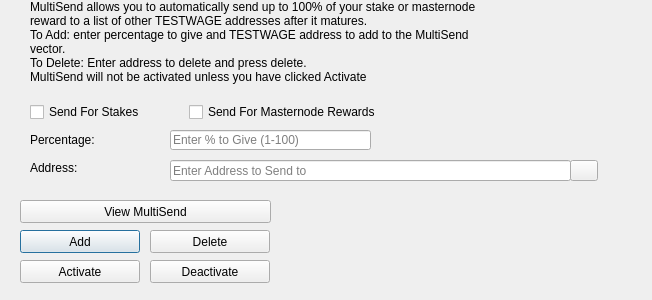
<?xml version="1.0" encoding="UTF-8"?>
<ui version="4.0">
 <class>MultiSendDialog</class>
 <widget class="QDialog" name="MultiSendDialog">
  <property name="windowModality">
   <enum>Qt::NonModal</enum>
  </property>
  <property name="geometry">
   <rect>
    <x>0</x>
    <y>0</y>
    <width>652</width>
    <height>300</height>
   </rect>
  </property>
  <property name="windowTitle">
   <string>MultiSend</string>
  </property>
  <widget class="QLineEdit" name="multiSendPercentEdit">
   <property name="geometry">
    <rect>
     <x>170</x>
     <y>130</y>
     <width>201</width>
     <height>20</height>
    </rect>
   </property>
   <property name="toolTip">
    <string>Enter whole numbers 1 - 100</string>
   </property>
   <property name="placeholderText">
    <string>Enter % to Give (1-100)</string>
   </property>
  </widget>
  <widget class="QLineEdit" name="multiSendAddressEdit">
   <property name="geometry">
    <rect>
     <x>170</x>
     <y>160</y>
     <width>401</width>
     <height>21</height>
    </rect>
   </property>
   <property name="toolTip">
    <string/>
   </property>
   <property name="placeholderText">
    <string>Enter Address to Send to</string>
   </property>
  </widget>
  <widget class="QLabel" name="label_2">
   <property name="geometry">
    <rect>
     <x>30</x>
     <y>0</y>
     <width>451</width>
     <height>121</height>
    </rect>
   </property>
   <property name="lineWidth">
    <number>1</number>
   </property>
   <property name="text">
    <string>MultiSend allows you to automatically send up to 100% of your stake or masternode reward to a list of other TESTWAGE addresses after it matures.
To Add: enter percentage to give and TESTWAGE address to add to the MultiSend vector.
To Delete: Enter address to delete and press delete.
MultiSend will not be activated unless you have clicked Activate</string>
   </property>
   <property name="alignment">
    <set>Qt::AlignLeading|Qt::AlignLeft|Qt::AlignTop</set>
   </property>
   <property name="wordWrap">
    <bool>true</bool>
   </property>
  </widget>
  <widget class="QLabel" name="message">
   <property name="geometry">
    <rect>
     <x>290</x>
     <y>200</y>
     <width>351</width>
     <height>91</height>
    </rect>
   </property>
   <property name="text">
    <string/>
   </property>
  </widget>
  <widget class="QPushButton" name="addButton">
   <property name="geometry">
    <rect>
     <x>20</x>
     <y>230</y>
     <width>120</width>
     <height>23</height>
    </rect>
   </property>
   <property name="toolTip">
    <string/>
   </property>
   <property name="statusTip">
    <string>Add to MultiSend Vector</string>
   </property>
   <property name="text">
    <string>Add</string>
   </property>
  </widget>
  <widget class="QPushButton" name="disableButton">
   <property name="geometry">
    <rect>
     <x>150</x>
     <y>260</y>
     <width>120</width>
     <height>23</height>
    </rect>
   </property>
   <property name="statusTip">
    <string>Deactivate MultiSend</string>
   </property>
   <property name="text">
    <string>Deactivate</string>
   </property>
  </widget>
  <widget class="QPushButton" name="addressBookButton">
   <property name="geometry">
    <rect>
     <x>570</x>
     <y>160</y>
     <width>28</width>
     <height>21</height>
    </rect>
   </property>
   <property name="toolTip">
    <string>Choose an address from the address book</string>
   </property>
   <property name="text">
    <string/>
   </property>
   <property name="icon">
    <iconset resource="../testwage.qrc">
     <normaloff>:/icons/address-book</normaloff>:/icons/address-book</iconset>
   </property>
   <property name="shortcut">
    <string>Alt+A</string>
   </property>
   <property name="autoDefault">
    <bool>false</bool>
   </property>
  </widget>
  <widget class="QLabel" name="label">
   <property name="geometry">
    <rect>
     <x>30</x>
     <y>130</y>
     <width>121</width>
     <height>20</height>
    </rect>
   </property>
   <property name="toolTip">
    <string>Percentage of stake to send</string>
   </property>
   <property name="text">
    <string>Percentage:</string>
   </property>
  </widget>
  <widget class="QLabel" name="label_5">
   <property name="geometry">
    <rect>
     <x>30</x>
     <y>160</y>
     <width>111</width>
     <height>16</height>
    </rect>
   </property>
   <property name="toolTip">
    <string>Address to send portion of stake to</string>
   </property>
   <property name="text">
    <string>Address:</string>
   </property>
  </widget>
  <widget class="QPushButton" name="deleteButton">
   <property name="geometry">
    <rect>
     <x>150</x>
     <y>230</y>
     <width>120</width>
     <height>23</height>
    </rect>
   </property>
   <property name="toolTip">
    <string/>
   </property>
   <property name="statusTip">
    <string>Delete Address From MultiSend Vector</string>
   </property>
   <property name="text">
    <string>Delete</string>
   </property>
  </widget>
  <widget class="QPushButton" name="activateButton">
   <property name="geometry">
    <rect>
     <x>20</x>
     <y>260</y>
     <width>120</width>
     <height>23</height>
    </rect>
   </property>
   <property name="statusTip">
    <string>Activate MultiSend</string>
   </property>
   <property name="text">
    <string>Activate</string>
   </property>
  </widget>
  <widget class="QPushButton" name="viewButton">
   <property name="geometry">
    <rect>
     <x>20</x>
     <y>200</y>
     <width>251</width>
     <height>23</height>
    </rect>
   </property>
   <property name="toolTip">
    <string/>
   </property>
   <property name="statusTip">
    <string>View MultiSend Vector</string>
   </property>
   <property name="text">
    <string>View MultiSend</string>
   </property>
  </widget>
  <widget class="QWidget" name="horizontalLayoutWidget">
   <property name="geometry">
    <rect>
     <x>30</x>
     <y>100</y>
     <width>351</width>
     <height>24</height>
    </rect>
   </property>
   <layout class="QHBoxLayout" name="horizontalLayout">
    <item>
     <widget class="QCheckBox" name="multiSendStakeCheckBox">
      <property name="text">
       <string>Send For Stakes</string>
      </property>
     </widget>
    </item>
    <item>
     <widget class="QCheckBox" name="multiSendMasternodeCheckBox">
      <property name="text">
       <string>Send For Masternode Rewards</string>
      </property>
     </widget>
    </item>
   </layout>
  </widget>
 </widget>
 <resources>
  <include location="../testwage.qrc"/>
 </resources>
 <connections/>
</ui>
